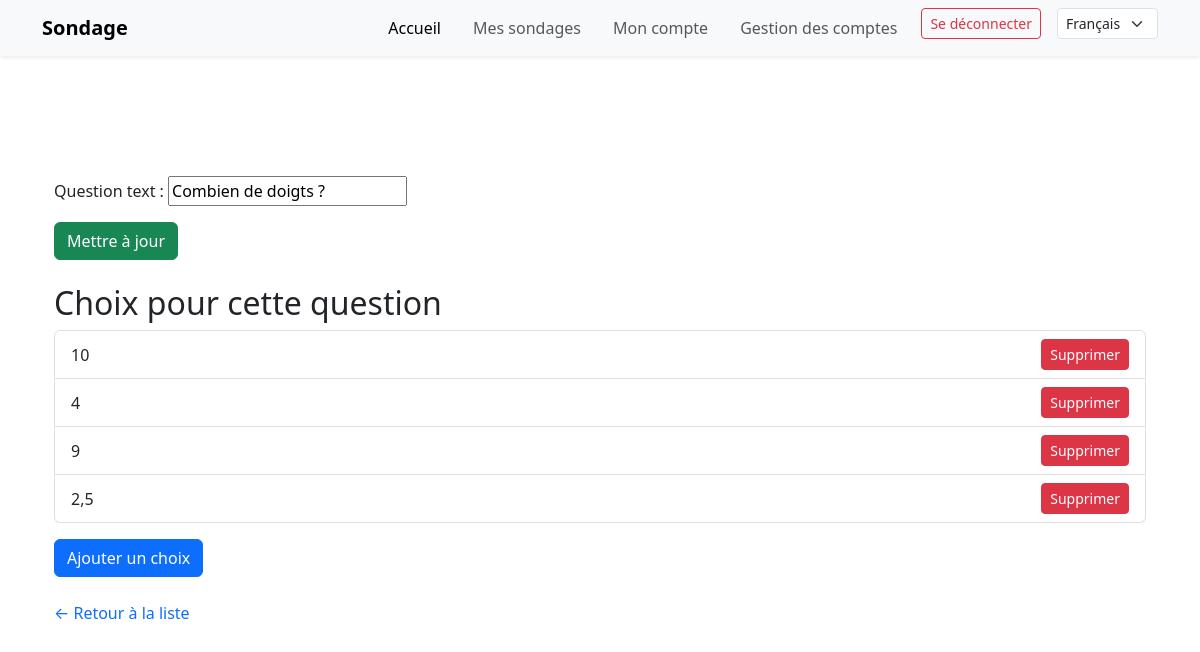
/questions/2/edit/ (signed in), run on the app's committed database.
### main_app/models.py (models this page shows, shortened)
class Question(models.Model):
    question_text = models.CharField(max_length=200)
    creator = models.ForeignKey(User, on_delete=models.CASCADE, null=True)
    pub_date = models.DateTimeField("date published")

class Choice(models.Model):
    question = models.ForeignKey(Question, on_delete=models.CASCADE)
    choice_text = models.CharField(max_length=200)
    votes = models.IntegerField(default=0)

### main_app/views.py (the view)
# urls.py: path('questions/<int:pk>/edit/', views.edit_question, name='edit_question'),
@login_required
def edit_question(request, pk):
    question = get_object_or_404(Question, pk=pk)
    if question.creator != request.user:
        return HttpResponseForbidden("Vous n'avez pas le droit de modifier ce sondage.")
    if request.method == 'POST':
        form = QuestionForm(request.POST, instance=question)
        if form.is_valid():
            form.save()
            return redirect('question_list')
    else:
        form = QuestionForm(instance=question)
    return render(request, 'main_app/question_form.html', {'form': form})

### main_app/forms.py
class QuestionForm(forms.ModelForm):
    class Meta:
        model = Question
        fields = ['question_text']

### main_app/templates/main_app/question_form.html (shortened to what this page needs)
{% extends "main_app/base.html" %}
{% load i18n %}
{% block content %}
<div class="container mt-5">
    <form method="post" class="mb-4">
        {{ form.as_p }}
        <button type="submit" class="btn btn-success">
            {% if form.instance.pk %}
                {% trans "Mettre à jour" %}
            {% else %}
                {% trans "Créer" %}
            {% endif %}
        </button>
    </form>
    {% if form.instance.pk %}
        <h2>{% trans "Choix pour cette question" %}</h2>
        <ul class="list-group mb-3">
            {% for choice in form.instance.choice_set.all %}
                <li class="list-group-item d-flex justify-content-between align-items-center">
                    {{ choice.choice_text }}
                    <form action="{% url 'delete_choice' choice.pk %}" method="post" style="margin:0;">
                        <button type="submit" class="btn btn-danger btn-sm">{% trans "Supprimer" %}</button>
                    </form>
                </li>
            {% empty %}
                <li class="list-group-item">{% trans "Aucun choix pour cette question." %}</li>
            {% endfor %}
        </ul>
        <a href="{% url 'add_choice' form.instance.pk %}" class="btn btn-primary">{% trans "Ajouter un choix" %}</a>
    {% endif %}
    <p class="mt-4">
        <a href="{% url 'question_list' %}" class="text-decoration-none">&larr; {% trans "Retour à la liste" %}</a>
    </p>
</div>
{% endblock %}

### main_app/templates/main_app/base.html (shortened to what this page needs)
{% load i18n %}
<!DOCTYPE html>
<html lang="fr">
<head>
    <link href="https://cdn.jsdelivr.net/npm/bootstrap@5.3.8/dist/css/bootstrap.min.css" rel="stylesheet">
</head>
<body>
  <nav class="navbar navbar-expand-lg navbar-light bg-light shadow-sm sticky-top">
    <div class="container">
      <a class="navbar-brand fw-bold" href="{% url 'home' %}">{% trans "Sondage" %}</a>
      <div class="collapse navbar-collapse justify-content-end" id="navbarNav">
        <ul class="navbar-nav gap-3">
          <li class="nav-item">
            <a class="nav-link active" aria-current="page" href="{% url 'home' %}">{% trans "Accueil" %}</a>
          </li>
          {% if not user.is_authenticated %}
          <li class="nav-item">
            <a class="nav-link" href="{% url 'about' %}">{% trans "À propos" %}</a>
          </li>
          <li class="nav-item">
            <a class="nav-link" href="{% url 'contact' %}">{% trans "Contactez-nous" %}</a>
          </li>
          <li class="nav-item">
            <a class="btn btn-outline-primary px-3" href="{% url 'login' %}">{% trans "Se connecter" %}</a>
          </li>
          <li class="nav-item">
            <a class="btn btn-primary px-3 text-white" href="{% url 'register' %}">{% trans "S'inscrire" %}</a>
          </li>
          {% else %}
          <li class="nav-item">
            <a class="nav-link" href="{% url 'question_list' %}">{% trans "Mes sondages" %}</a>
          </li>
          <li class="nav-item">
            <a class="nav-link" href="{% url 'account' %}">{% trans "Mon compte" %}</a>
          </li>
          {% for group in user.groups.all %}
            {% if group.name == "admin" %}
              <li class="nav-item">
                <a class="nav-link" href="{% url 'delete_users' %}">{% trans "Gestion des comptes" %}</a>
              </li>
            {% endif %}
          {% endfor %}
          <form action="{% url 'logout' %}" method="post">
            <button type="submit" class="btn btn-outline-danger btn-sm">{% trans "Se déconnecter" %}</button>
          </form>
          {% endif %}
          <li class="nav-item">
            <form action="{% url 'set_language' %}" method="post">
              <select name="language" class="form-select form-select-sm" onchange="this.form.submit()">
                {% get_current_language as LANGUAGE_CODE %}
                {% get_available_languages as LANGUAGES %}
                {% for lang in LANGUAGES %}
                  <option value="{{ lang.0 }}"{% if lang.0 == LANGUAGE_CODE %} selected{% endif %}>
                    {{ lang.1 }}
                  </option>
                {% endfor %}
              </select>
            </form>
          </li>
        </ul>
      </div>
    </div>
  </nav>
<div class="container mt-5 pt-4">
    {% block content %}
    {% endblock %}
</div>
</body>
</html>

### data on the page
Question: question_text "Combien de doigts ?"
Choice: choice_text "10"
Choice: choice_text "4"
Choice: choice_text "9"
Choice: choice_text "2,5"

### other printed values
form field language "Français"
